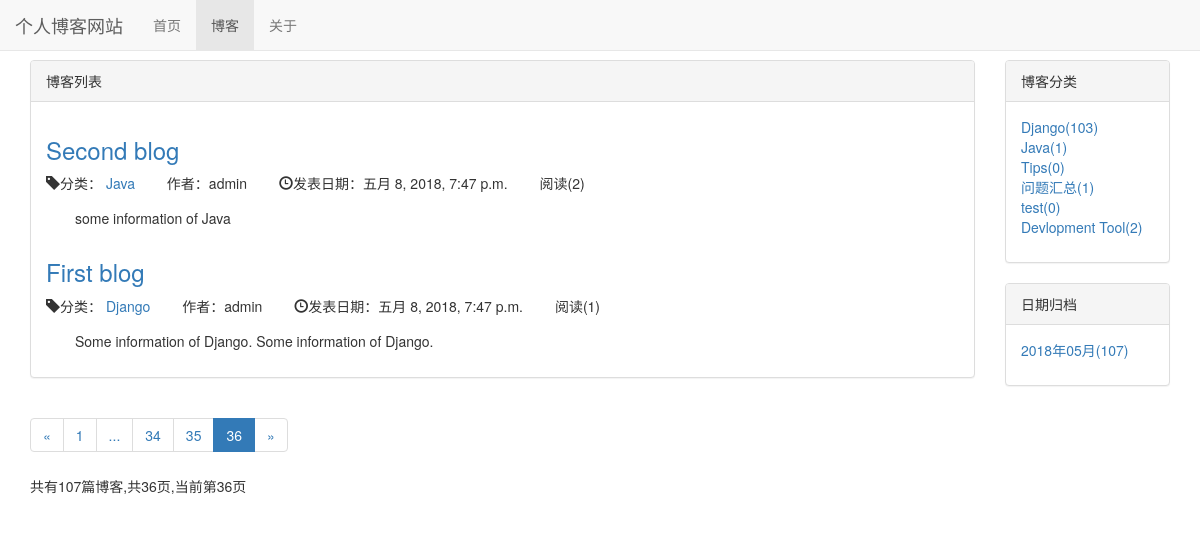
Before: /blog/?page=36 with the older database file.
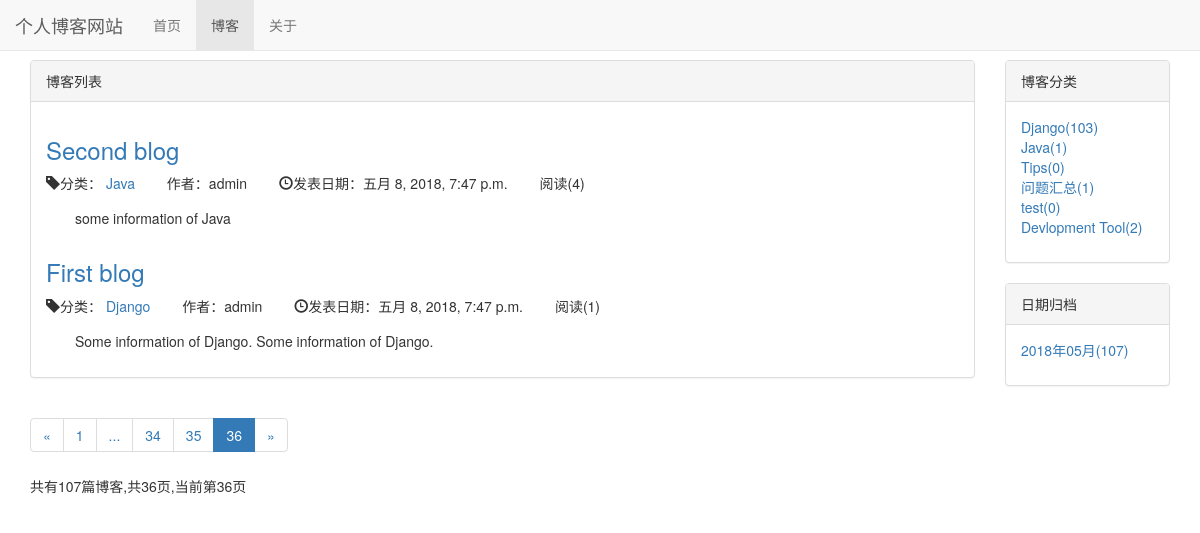
After: the same page with the newer database file.
### blog/models.py (models this page shows, shortened)
class Blog(models.Model, ReadNumExpandMethod):
    title = models.CharField(max_length=30)
    blog_type = models.ForeignKey(BlogType, on_delete=models.DO_NOTHING)
    content = RichTextUploadingField()   # 富文本
    author = models.ForeignKey(User, on_delete=models.DO_NOTHING)
    read_details = GenericRelation(ReadDetail)  #反向关联对像 ReadDetail
    created_time = models.DateTimeField(auto_now_add=True)
    last_time = models.DateTimeField(auto_now=True)
    class Meta:
        ordering = ['-created_time']

class BlogType(models.Model):
    type_name = models.CharField(max_length=15)
    author = models.ForeignKey(User, on_delete=models.DO_NOTHING)
    created_time = models.DateTimeField(auto_now_add=True)
    last_time = models.DateTimeField(auto_now=True)
    def __str__(self):
        return self.type_name

### read_statistics/models.py (models this page shows)
class ReadNum(models.Model):
    read_num = models.IntegerField(default=0)
    content_type = models.ForeignKey(ContentType, on_delete=models.DO_NOTHING)
    object_id = models.PositiveIntegerField()
    content_object = GenericForeignKey('content_type', 'object_id')

### blog/views.py (the view)
# urls.py: path('', views.blog_list, name='blog_list'),
def blog_list(request):
    blogs_all_list = Blog.objects.all()
    context = get_blog_list_common_data(request, blogs_all_list)
    return render(request,'blog/blog_list.html', context)

### read_statistics/models.py (called while the page is built)
    def get_blog_read_num(self):
        try:
            content_type = ContentType.objects.get_for_model(self)
            readnum = ReadNum.objects.get(content_type=content_type, object_id=self.pk)
            return readnum.read_num
        except exceptions.ObjectDoesNotExist:
            return 0

### templates/blog/blog_list.html (shortened to what the changed rows need)
{% extends 'base.html' %}
{% load staticfiles %}
{% block header_blog_list_extends %}
    <link rel="stylesheet" href="{% static 'blog_list.css' %}">
{% endblock %}
{% block content %}
    <div class="container">
        <div class="row">
            <div class="col-xs-12 col-sm-8 col-md-9 col-lg-10">
                <div class="panel panel-default">
                    <div class="panel-body">
                        {% for blog in blogs %}
                            <div class="blog">
                                <h3><a href="{% url 'blog_detail' blog.pk %}">{{ blog.title }}</a></h3>
                                <ul class="blog-info-description">
                                    <li><span class="glyphicon glyphicon-tag"></span>分类：
                                        <a href="{% url 'blogs_with_type' blog.blog_type.pk %}">{{ blog.blog_type }}</a>
                                    </li>
                                    <li>作者：{{ blog.author }}</li>
                                    <li><span class="glyphicon glyphicon-time"></span>发表日期：{{ blog.created_time }}</li>
                                    <li>阅读({{ blog.get_blog_read_num }})</li>
                                </ul>
                                <div class="roundup">
                                    <p>{{ blog.content|safe|truncatechars_html:60 }}</p>
                                </div>
                            </div>
                        {% empty %}
                            <p>暂无博客，敬请期待！</p>
                        {% endfor %}
                    </div>
                </div>
            </div>
        </div>
    </div>
{% endblock %}

Changed rows visible on the page:
changed through a linked row, Blog "Second blog": get_blog_read_num "2" → "4"
